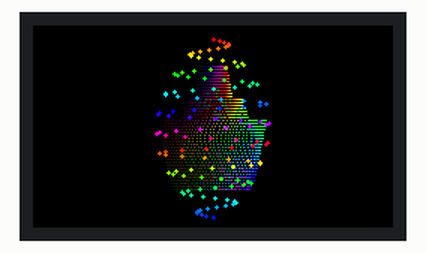
Simulated run of this sketch. Board: ESP32. Shown: 240×135 colour display.

Above: at 0.47 s.
At 5.14 s:
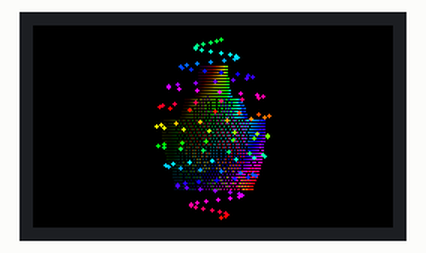
At 9.81 s:
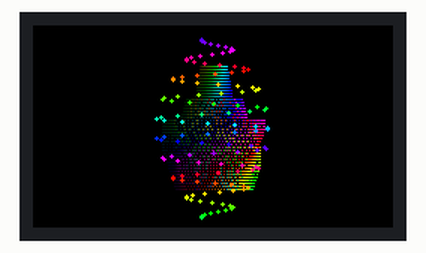
At 19.93 s:
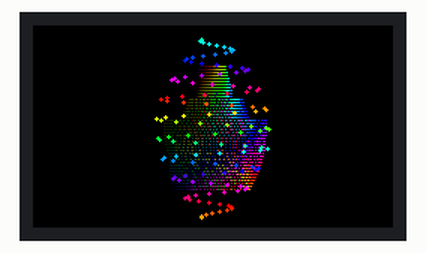
At 29.67 s:
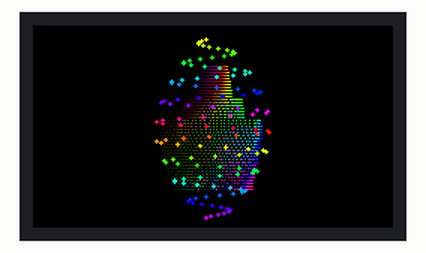
At 39.79 s:
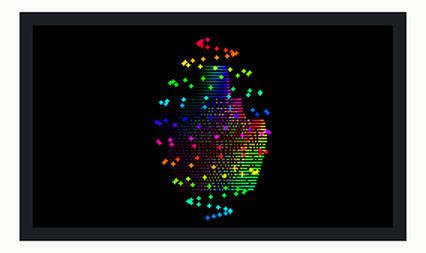

The sketch:

chromatic_silhouettes.ino
```cpp
#include <TFT_eSPI.h>
#include <SPI.h>
#include <math.h>

TFT_eSPI tft = TFT_eSPI();
TFT_eSprite spr = TFT_eSprite(&tft);

#define W 240
#define H 135
#define CX 120
#define CY 67

uint16_t rgb(uint8_t r, uint8_t g, uint8_t b) {
  return tft.color565(r, g, b);
}

uint16_t rainbow(float h, float v=1.0f) {
  h = fmodf(h, 360.0f);
  if (h < 0) h += 360.0f;

  float x = h / 60.0f;
  int s = (int)x;
  float f = x - s;
  float r,g,b;
  switch(s) {
    case 0: r=1; g=f; b=0; break;
    case 1: r=1-f; g=1; b=0; break;
    case 2: r=0; g=1; b=f; break;
    case 3: r=0; g=1-f; b=1; break;
    case 4: r=f; g=0; b=1; break;
    default:r=1; g=0; b=1-f; break;
  }
  return spr.color565((uint8_t)(r*255*v),(uint8_t)(g*255*v),(uint8_t)(b*255*v));
}

void setupDisplay() {
  tft.init();
  tft.setRotation(1);
  tft.fillScreen(TFT_BLACK);
  spr.setColorDepth(16);
  spr.createSprite(W,H);
}

float t=0;

void drawRing(float y,float radius,float phase,float hue) {
  const int pts=80;
  for(int i=0;i<pts;i++){
    float a=TWO_PI*i/pts;
    float wob=1.0f+0.12f*sinf(a*7.0f+phase*2.0f);
    int x=CX+(int)(cosf(a+phase)*radius*wob);
    int yy=CY+(int)y;
    if(x>=0&&x<W&&yy>=0&&yy<H)
      spr.fillCircle(x,yy,(i%4==0)?1:0,rainbow(hue+i*4+t*25));
  }
}

void drawSilhouette(){
  spr.fillSprite(TFT_BLACK);

  // Head / neck / shoulders / torso
  for(int i=0;i<42;i++){
    float yy=-40+i*2.0f;
    float n=(yy+40)/82.0f;
    float radius;
    if(n<0.25f) radius=9+12*n;
    else if(n<0.42f) radius=18+22*(n-0.25f);
    else radius=25+8*sinf(n*PI);
    float phase=t*1.8f+n*5.0f;

    int count=72;
    for(int j=0;j<count;j++){
      float a=TWO_PI*j/count;
      float r=radius*(1.0f+0.08f*sinf(a*5+phase));
      int x=CX+(int)(cosf(a+0.18f*sinf(n*8+t))*r);
      int y=CY+(int)yy;
      if(x>=0&&x<W&&y>=0&&y<H){
        float hue=j*5+n*280+t*45;
        spr.drawPixel(x,y,rainbow(hue,0.55f+0.45f*cosf(a)));
      }
    }
  }

  // Long spring-like vertical scanline
  for(int i=0;i<120;i++){
    float y=-58+i;
    float n=i/119.0f;
    float amp=8+30*sinf(n*PI);
    float x=CX+sinf(n*PI*18+t*4)*amp;
    int yy=CY+(int)y;
    if(yy>=0&&yy<H)
      spr.fillCircle((int)x,yy,1,rainbow(i*5+t*60));
  }

  spr.pushSprite(0,0);
}

void setup(){setupDisplay();}
void loop(){drawSilhouette();t+=0.045f;if(t>TWO_PI)t-=TWO_PI;yield();}
```
